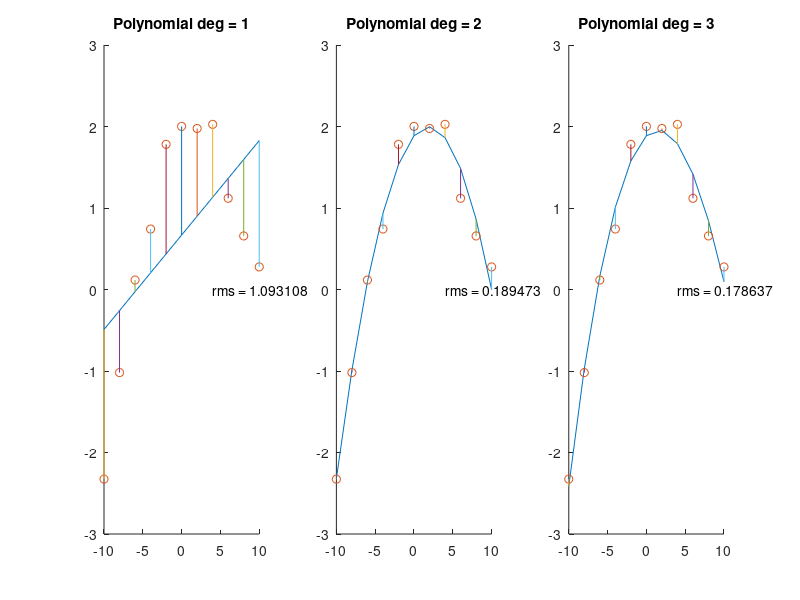

The MATLAB source for this figure:
xi = -10:2:10; yi = -.03*xi.^2 + .1*xi + 2 + 1*(rand(1,length(xi))-.5);
new_xi = xi(:);
for i = 1:2
    new_xi(:,i) = xi.^(i - 1);
end
ans1 = new_xi \ yi(:);
y = new_xi * ans1;
subplot(1,3,1);
hold on
plot(new_xi(:,2),y)
plot(xi,yi,'o')
for i = 1:11
    plot([new_xi(i,2),xi(i)],[y(i),yi(i)]);
end
title('Polynomial deg = 1')
y_d = y - yi(:);
y_d = y_d .^2;
rms = sqrt(sum(y_d)/11);
rms_d1 = sprintf('rms = %f',rms);
text(4,0,rms_d1);
hold off


new_xi = xi(:);
for i = 1:3
    new_xi(:,i) = xi.^(i - 1);
end
ans2 = new_xi \ yi(:);
y = new_xi * ans2;
subplot(1,3,2)
hold on
plot(new_xi(:,2),y)
plot(xi,yi,'o')
for i = 1:11
plot([new_xi(i,2),xi(i)],[y(i),yi(i)])
end
title('Polynomial deg = 2')
y_d = y - yi(:);
y_d = y_d .^2;
rms = sqrt(sum(y_d)/11);
rms_d2 = sprintf('rms = %f',rms);
text(4,0,rms_d2)
hold off

new_xi = xi(:);
for i = 1:4
new_xi(:,i) = xi.^(i - 1);
end
ans3 = new_xi \ yi(:);
y = new_xi * ans3;
subplot(1,3,3)
hold on
plot(new_xi(:,2),y)
plot(xi,yi,'o')
for i = 1:11
plot([new_xi(i,2),xi(i)],[y(i),yi(i)])
end
title('Polynomial deg = 3')
y_d = y - yi(:);
y_d = y_d .^2;
rms = sqrt(sum(y_d)/11);
rms_d3 = sprintf('rms = %f',rms);
text(4,0,rms_d3)
hold off